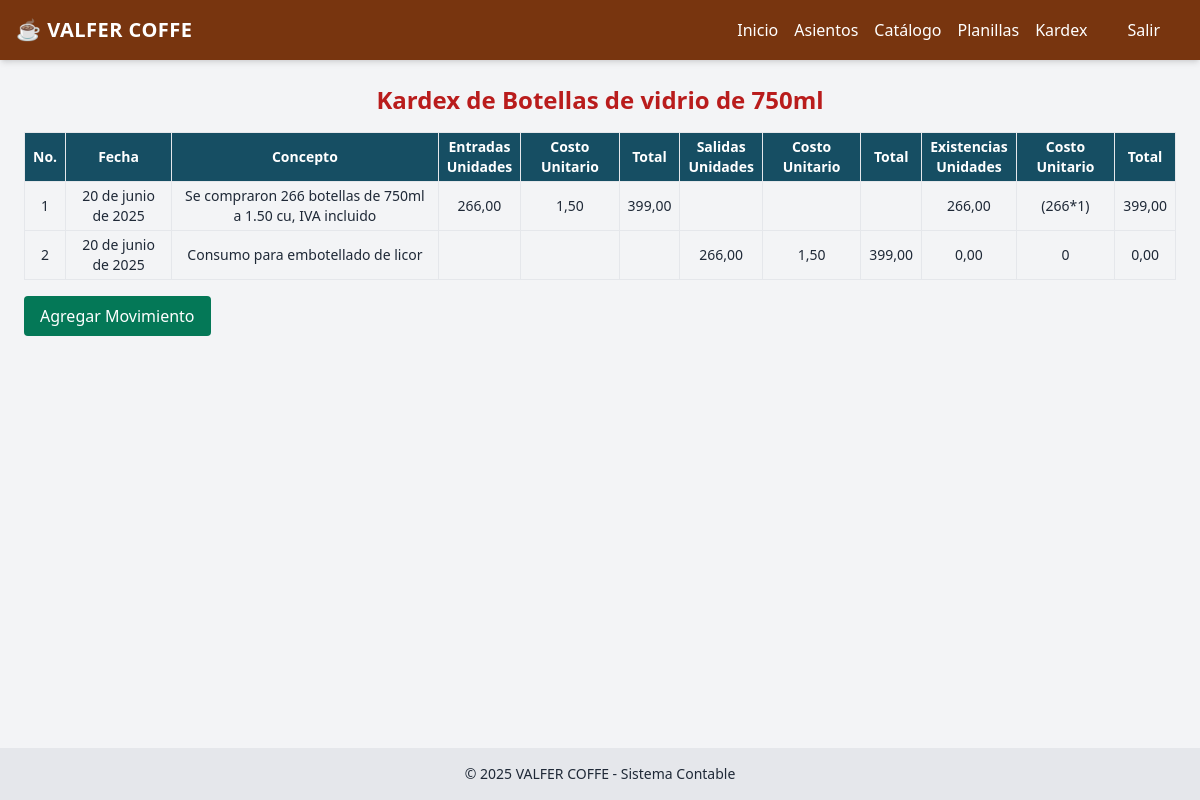
Page /kardex/2/ on the committed database.
### contabilidad/models.py (models this page shows, shortened)
class MateriaPrima(models.Model):
    nombre = models.CharField(max_length=100)
    unidad_medida = models.CharField(max_length=20)  # Ej: 'quintal', 'botella', 'litro'

class KardexMateriaPrima(models.Model):
    materia_prima = models.ForeignKey(MateriaPrima, on_delete=models.CASCADE)
    fecha = models.DateField()
    tipo_movimiento = models.CharField(max_length=20, choices=[('entrada','Entrada'),('salida','Salida'),('proceso','Consumo Proceso')])
    concepto = models.CharField(max_length=255, blank=True, null=True)  # Ej: factura, proceso, etc.
    cantidad = models.DecimalField(max_digits=12, decimal_places=2)
    costo_unitario = models.DecimalField(max_digits=12, decimal_places=2)
    total = models.DecimalField(max_digits=12, decimal_places=2)
    saldo_cantidad = models.DecimalField(max_digits=12, decimal_places=2)
    saldo_total = models.DecimalField(max_digits=12, decimal_places=2)

### contabilidad/views.py (the view)
# urls.py: path('kardex/<int:materia_prima_id>/', views.kardex_materia_prima_list, name='kardex_materia_prima_list'),
def kardex_materia_prima_list(request, materia_prima_id):
    materia = get_object_or_404(MateriaPrima, id=materia_prima_id)
    movimientos = KardexMateriaPrima.objects.filter(materia_prima=materia).order_by('fecha', 'id')
    existencias_peps = calcular_existencias_peps(movimientos)
    movimientos_y_lotes = zip(movimientos, existencias_peps)
    return render(request, 'inventario/kardex_materia_prima_list.html', {
        'materia': materia,
        'movimientos_y_lotes': movimientos_y_lotes,
    })

### contabilidad/templates/inventario/kardex_materia_prima_list.html (shortened to what this page needs)
{% extends 'contabilidad/base.html' %}
{% block content %}
<h2 class="text-2xl font-bold mb-4 text-center text-red-700">Kardex de {{ materia.nombre }}</h2>
<div class="overflow-x-auto">
  <table class="w-full text-sm border text-center">
    <thead class="bg-cyan-900 text-white">
      <tr>
        <th class="border px-2 py-1">No.</th>
        <th class="border px-2 py-1">Fecha</th>
        <th class="border px-2 py-1">Concepto</th>
        <th class="border px-2 py-1">Entradas<br>Unidades</th>
        <th class="border px-2 py-1">Costo Unitario</th>
        <th class="border px-2 py-1">Total</th>
        <th class="border px-2 py-1">Salidas<br>Unidades</th>
        <th class="border px-2 py-1">Costo Unitario</th>
        <th class="border px-2 py-1">Total</th>
        <th class="border px-2 py-1">Existencias<br>Unidades</th>
        <th class="border px-2 py-1">Costo Unitario</th>
        <th class="border px-2 py-1">Total</th>
      </tr>
    </thead>
    <tbody>
      {% for mov, exist in movimientos_y_lotes %}
        <tr>
          <td class="border px-2 py-1">{{ forloop.counter }}</td>
          <td class="border px-2 py-1">{{ mov.fecha }}</td>
          <td class="border px-2 py-1">{{ mov.concepto }}</td>
          {% if mov.tipo_movimiento == 'entrada' %}
            <td class="border px-2 py-1">{{ mov.cantidad|floatformat:2 }}</td>
            <td class="border px-2 py-1">{{ mov.costo_unitario|floatformat:2 }}</td>
            <td class="border px-2 py-1">{{ mov.total|floatformat:2 }}</td>
            <td class="border px-2 py-1"></td>
            <td class="border px-2 py-1"></td>
            <td class="border px-2 py-1"></td>
          {% elif mov.tipo_movimiento in 'salida proceso' %}
            <td class="border px-2 py-1"></td>
            <td class="border px-2 py-1"></td>
            <td class="border px-2 py-1"></td>
            <td class="border px-2 py-1">{{ mov.cantidad|floatformat:2 }}</td>
            <td class="border px-2 py-1">{{ mov.costo_unitario|floatformat:2 }}</td>
            <td class="border px-2 py-1">{{ mov.total|floatformat:2 }}</td>
          {% endif %}
          <td class="border px-2 py-1">{{ exist.unidades_totales|floatformat:2 }}</td>
          <td class="border px-2 py-1">{{ exist.detalle|safe }}</td>
          <td class="border px-2 py-1">{{ exist.valor_total|floatformat:2 }}</td>
        </tr>
      {% endfor %}
    </tbody>
  </table>
</div>
<div class="mt-4">
  <a href="{% url 'kardex_materia_prima_nuevo' materia.id %}" class="inline-block bg-emerald-700 text-white px-4 py-2 rounded hover:bg-emerald-800 transition">Agregar Movimiento</a>
</div>
{% endblock %}

### rows in the picture
MateriaPrima: nombre "Botellas de vidrio de 750ml"
KardexMateriaPrima: fecha "20 de junio de 2025", concepto "Se compraron 266 botellas de 750ml a 1.50 cu, IVA incluido", cantidad "266,00", costo_unitario "1,50", total "399,00", unidades_totales "266,00", detalle "(266*1)", valor_total "399,00"
KardexMateriaPrima: fecha "20 de junio de 2025", concepto "Consumo para embotellado de licor", cantidad "266,00", costo_unitario "1,50", total "399,00", unidades_totales "0,00", detalle "0", valor_total "0,00"
